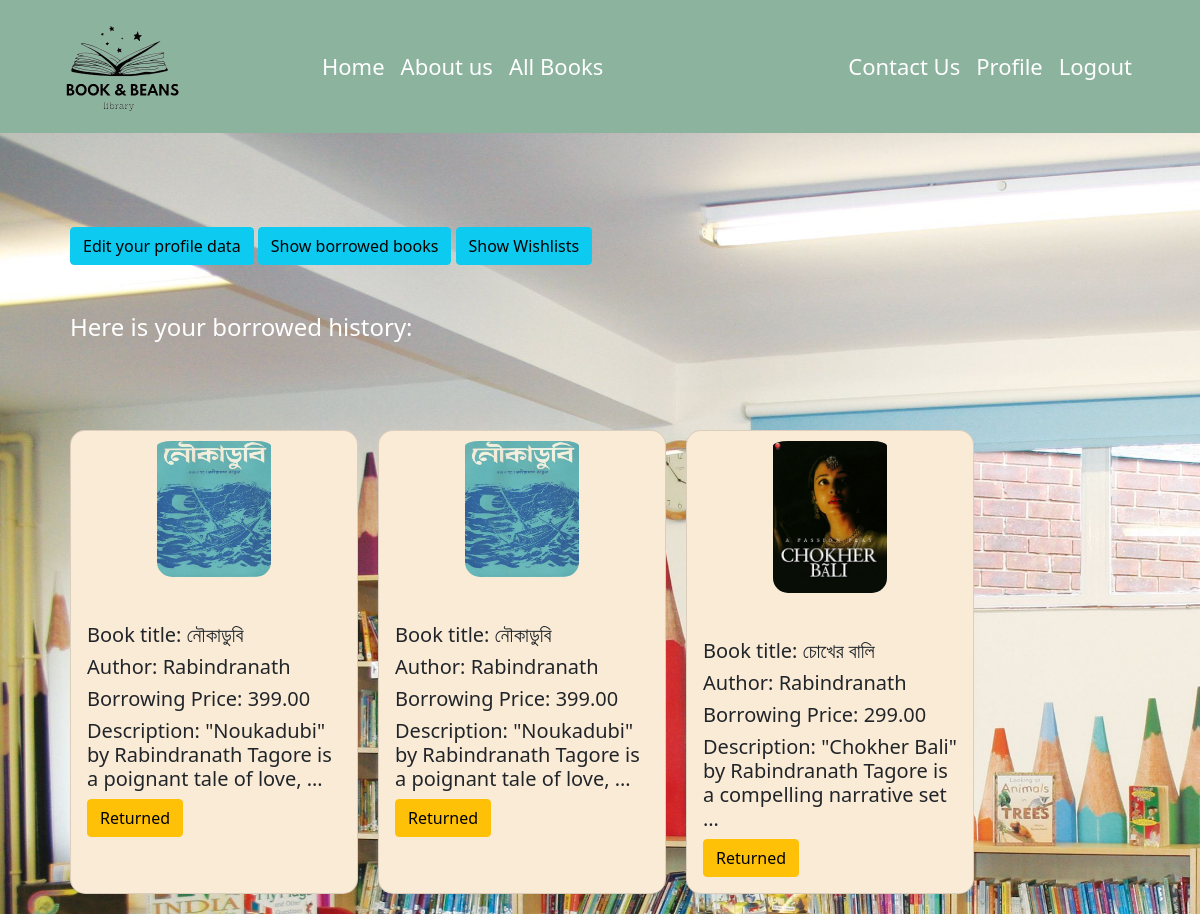
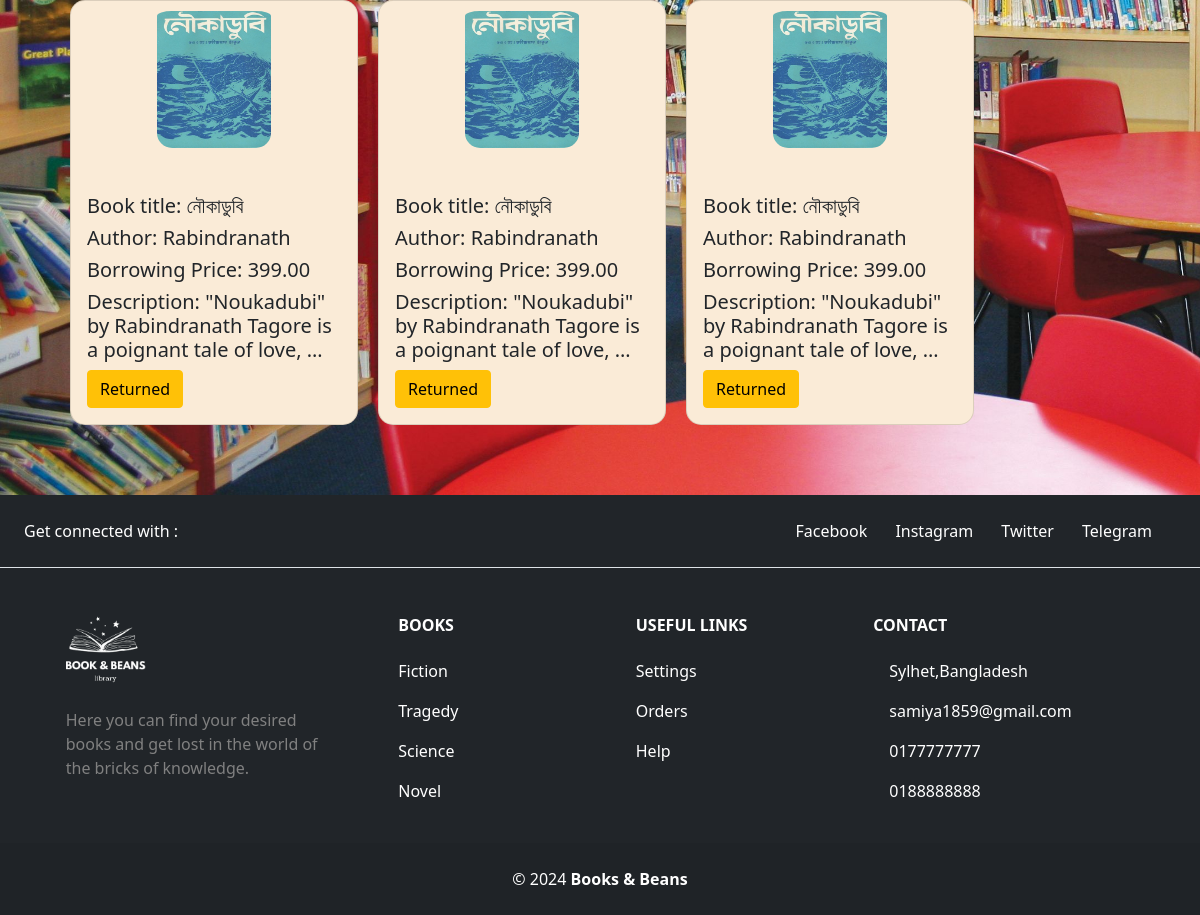
The app's page /user/profile/borrowhis/ (signed in) with its own data (2 pictures, top to bottom).
### books/models.py (models this page shows, shortened)
class Borrow(models.Model):
    user = models.ForeignKey(User, on_delete=models.CASCADE)
    book = models.ForeignKey(Book,on_delete=models.CASCADE,related_name='borrows')

class Book(models.Model):
    title = models.CharField(max_length=100)
    author = models.ForeignKey(Author,on_delete=models.CASCADE)
    description = models.TextField()
    image = models.ImageField(upload_to='book/media/')
    borrowing_price = models.DecimalField(max_digits=10,decimal_places=2)
    genre = models.ForeignKey(Genre,on_delete=models.CASCADE)
    isbn = models.CharField(max_length=13)
    Publication_date = models.DateTimeField()
    quantity = models.IntegerField()
    is_borrowed = models.BooleanField(default=False,null=True,blank=True)
    availability_status = models.BooleanField(default=True)
    is_returned = models.BooleanField(default=False,null=True,blank=True)

class Author(models.Model):
    name = models.CharField(max_length=30,null=True,blank=True)

### users/views.py (the view)
# urls.py: path('profile/borrowhis/',borrow_history,name='borrow_history'),
def borrow_history(request):
    borrowed_books = Borrow.objects.filter(user = request.user)
    return render(request, 'borrowlist.html', {'borrowed_books': borrowed_books})

### users/templates/borrowlist.html
{% extends "navbar.html" %}
{% load static %}
{% block content %}
<div class="" style="background-image: url('{% static "bg3.jpg" %}'); background-size: cover; background-repeat: no-repeat;
">
<div style="padding: 70px;">
    <div class="pt-4" >
        <a class="btn btn-info" href="{% url 'edit_profile' %}">Edit your profile data</a>
        <a class="btn btn-info" href="{% url "borrow_history" %}">Show borrowed books</a>
        <a class=" btn  btn-info" href="{% url "wish_history" %}">Show Wishlists</a>
    </div>
    <br><br>
    <h4 style="color:white;">Here is your borrowed history:</h4>
    <div class="d-flex flex-wrap" style="gap: 20px;padding-top: 80px;">
        {% for borrow in borrowed_books %}
        <div class="card" style="width: 18rem; gap: 30px;background-color: antiquewhite;border-radius: 15px;">
            <img src="{{ borrow.book.image.url }}" class="card-img-top" alt="Book image" style="width: 40%;border-radius: 15px;padding-top:10px;margin: auto;">
            <div class="card-body">
                <h5 class="card-title">Book title: {{ borrow.book.title }}</h5>
                <h5 class="">Author: {{ borrow.book.author.name }}</h5>
                <h5 class="">Borrowing Price: {{ borrow.book.borrowing_price }}</h5>
                <h5>Description: {{ borrow.book.description | truncatewords:10 }}</h5>
                <div>
                    {% if borrow.book.is_borrowed %}
                    <a class="btn btn-info text-center" href="{% url 'return' id=borrow.book_id %}">Return</a>
                    {% comment %} <a class="btn btn-info" href="{% url "write_review" borrow.book_id  %}">Write Review</a> {% endcomment %}
                    {% else %}
                    <a class="btn btn-warning text-center" href="#">Returned</a>
                    {% endif %}
                </div>
            </div>
        </div>
        {% endfor %}
    </div>
</div>
</div>
{% include "footer.html" %}
{% endblock content %}

### records on screen
Borrow: book.image (picture), book "নৌকাডুবি", book.author.name "Rabindranath", book.borrowing_price "399.00", book.description "\"Noukadubi\" by Rabindranath Tagore is a poignant tale of love, …", shows "Returned"
Borrow: book.image (picture), book "নৌকাডুবি", book.author.name "Rabindranath", book.borrowing_price "399.00", book.description "\"Noukadubi\" by Rabindranath Tagore is a poignant tale of love, …", shows "Returned"
Borrow: book.image (picture), book "চোখের বালি", book.author.name "Rabindranath", book.borrowing_price "299.00", book.description "\"Chokher Bali\" by Rabindranath Tagore is a compelling narrative set …", shows "Returned"
Borrow: book.image (picture), book "নৌকাডুবি", book.author.name "Rabindranath", book.borrowing_price "399.00", book.description "\"Noukadubi\" by Rabindranath Tagore is a poignant tale of love, …", shows "Returned"
Borrow: book.image (picture), book "নৌকাডুবি", book.author.name "Rabindranath", book.borrowing_price "399.00", book.description "\"Noukadubi\" by Rabindranath Tagore is a poignant tale of love, …", shows "Returned"
Borrow: book.image (picture), book "নৌকাডুবি", book.author.name "Rabindranath", book.borrowing_price "399.00", book.description "\"Noukadubi\" by Rabindranath Tagore is a poignant tale of love, …", shows "Returned"
